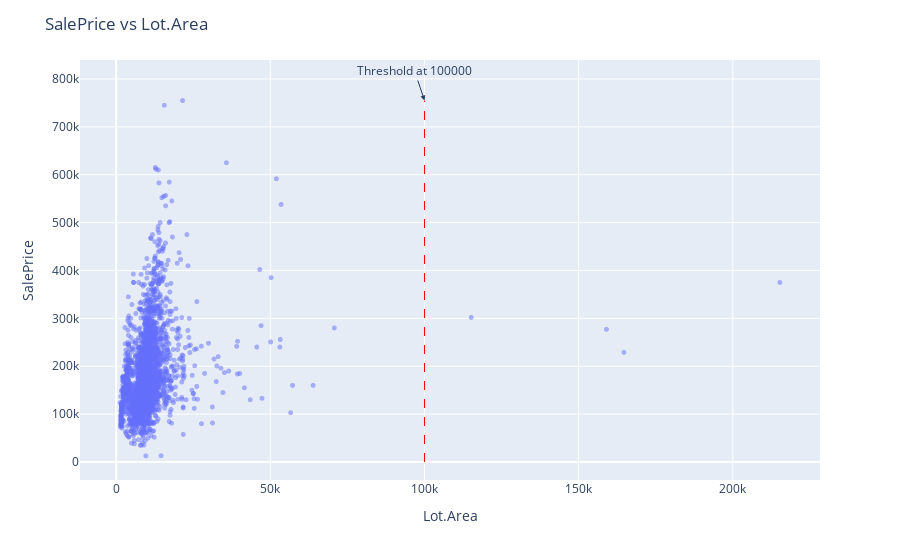

The cell this chart's notebook holds for it:
### Markdown cell above
### Sabendo disso, vamos plotar a correlação de SalePrice com algumas das nossas features para ver se detectamos outliers de outras formas

### Code cell
fig = px.scatter(df, x='Lot.Area', y='SalePrice')
fig.update_traces(marker=dict(size=5, opacity=0.5))
fig.update_layout(title='SalePrice vs Lot.Area',
                  xaxis_title='Lot.Area',
                  yaxis_title='SalePrice')
fig.add_shape(type="line",
                x0=100000, y0=0, x1=100000, y1=df['SalePrice'].max(),
                line=dict(color="red", width=1, dash="dash"))
fig.add_annotation(text="Threshold at 100000", x=100000, y=df['SalePrice'].max(), showarrow=True, arrowhead=2)

fig.show()

### Figure 1 — Plotly figure (JSON) as saved in the notebook; plotly's stock layout.template omitted (floating-point values rounded to 4 significant figures; data arrays with more than 128 entries replaced by an {"elided": "..."} marker saying what was removed)
{"data": [{"hovertemplate": "Lot.Area=%{x}<br>SalePrice=%{y}<extra></extra>", "legendgroup": "", "marker": {"color": "#636efa", "opacity": 0.5, "size": 5, "symbol": "circle"}, "mode": "markers", "name": "", "showlegend": false, "type": "scattergl", "x": {"elided": "2930 int values"}, "xaxis": "x", "y": {"elided": "2930 int values"}, "yaxis": "y"}], "layout": {"annotations": [{"arrowhead": 2, "showarrow": true, "text": "Threshold at 100000", "x": 100000, "y": 755000}], "legend": {"tracegroupgap": 0}, "margin": {"t": 60}, "shapes": [{"line": {"color": "red", "dash": "dash", "width": 1}, "type": "line", "x0": 100000, "x1": 100000, "y0": 0, "y1": 755000}], "title": {"text": "SalePrice vs Lot.Area"}, "xaxis": {"anchor": "y", "domain": [0, 1], "title": {"text": "Lot.Area"}}, "yaxis": {"anchor": "x", "domain": [0, 1], "title": {"text": "SalePrice"}}}}
